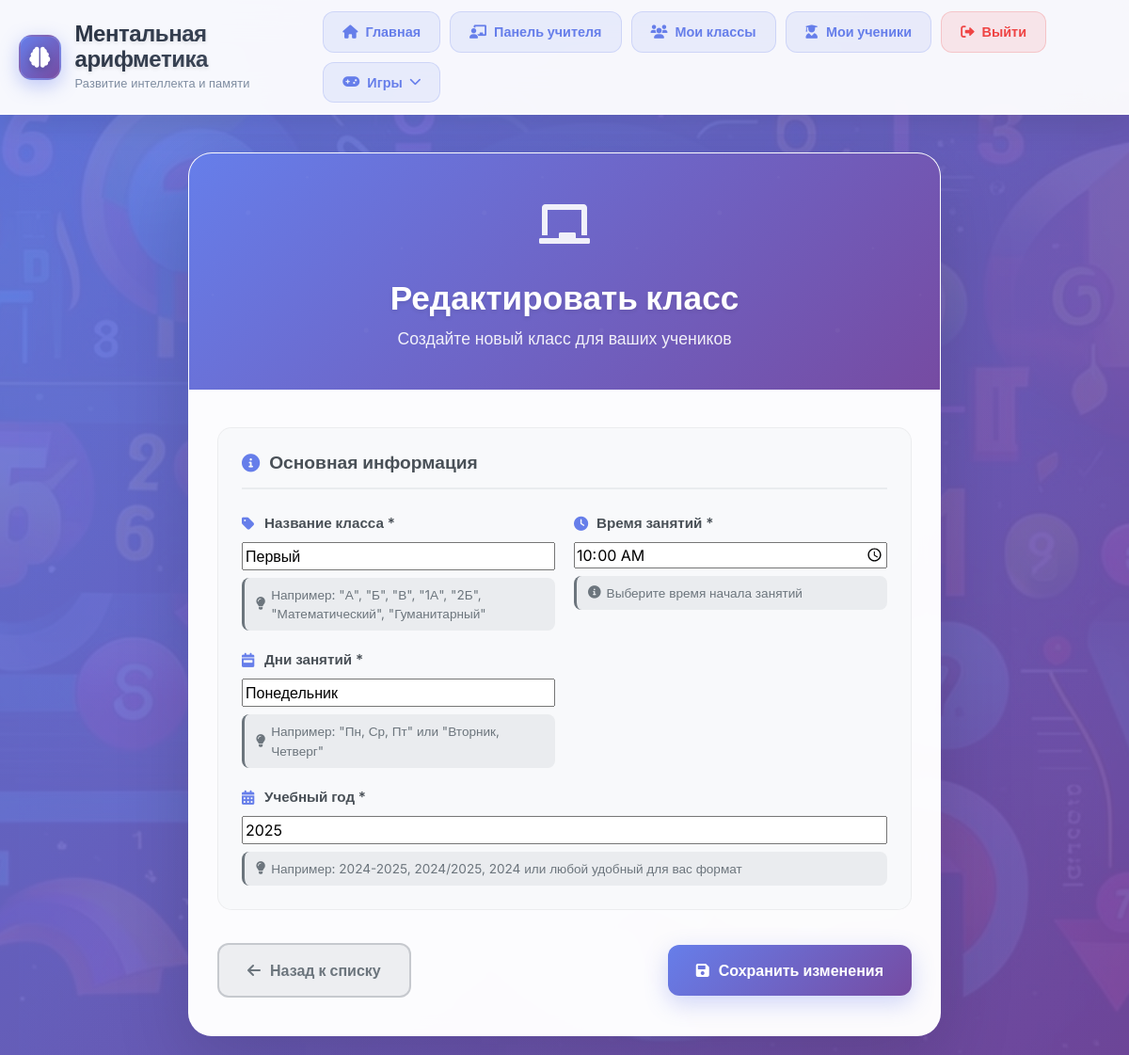
/teacher/classes/1/edit/ (signed in), run on the app's committed database.
### mental_app/models.py (models this page shows, shortened)
class Class(models.Model):
    name = models.CharField(max_length=100, verbose_name='Название класса', help_text='Например: "А", "Б", "В", "1А", "2Б", "Математический", "Гуманитарный"')
    teacher = models.ForeignKey(TeacherProfile, on_delete=models.CASCADE, related_name='classes', verbose_name='Учитель')
    time = models.TimeField(verbose_name='Время занятий', help_text='Время начала занятий')
    days = models.CharField(max_length=100, verbose_name='Дни занятий', help_text='Например: "Пн, Ср, Пт" или "Вторник, Четверг"')
    academic_year = models.CharField(max_length=20, verbose_name='Учебный год', help_text='Например: 2024-2025, 2024/2025, 2024')
    created_at = models.DateTimeField(auto_now_add=True)
    class Meta:
        verbose_name = 'Класс'
        verbose_name_plural = 'Классы'
        unique_together = ['name', 'teacher', 'academic_year']

### mental_app/views.py (the view)
# urls.py: path('teacher/classes/<int:class_id>/edit/', views.class_edit, name='class_edit'),
@login_required
def class_edit(request, class_id):
    try:
        teacher_profile = request.user.teacher_profile
        if teacher_profile.status != 'approved':
            return HttpResponseForbidden('Доступ запрещен')
        class_obj = get_object_or_404(Class, id=class_id, teacher=teacher_profile)
        if request.method == 'POST':
            form = ClassForm(request.POST, instance=class_obj)
            if form.is_valid():
                form.save()
                messages.success(request, 'Класс успешно обновлен!')
                return redirect('class_list')
        else:
            form = ClassForm(instance=class_obj)
        return render(request, 'class_form.html', {'form': form, 'title': 'Редактировать класс', 'class_obj': class_obj})
    except TeacherProfile.DoesNotExist:
        return HttpResponseForbidden('Доступ запрещен')

### mental_app/forms.py
class ClassForm(forms.ModelForm):
    class Meta:
        model = Class
        fields = ['name', 'time', 'days', 'academic_year']
        widgets = {
            'name': forms.TextInput(attrs={
                'placeholder': 'Например: А, Б, В, 1А, 2Б, Математический'
            }),
            'time': forms.TimeInput(attrs={
                'type': 'time',
                'placeholder': 'Выберите время'
            }),
            'days': forms.TextInput(attrs={
                'placeholder': 'Например: Пн, Ср, Пт или Вторник, Четверг'
            }),
            'academic_year': forms.TextInput(attrs={
                'placeholder': '2024-2025, 2024/2025, 2024 или любой формат'
            })
        }

### templates/class_form.html (shortened to what this page needs)
{% extends 'base.html' %}
{% block content %}
<div class="class-form-container">
    <div class="class-form-card">
        <div class="form-header">
            <div class="header-icon">
                <i class="fas fa-chalkboard"></i>
            </div>
            <h2>{{ title }}</h2>
            <p class="header-subtitle">Создайте новый класс для ваших учеников</p>
        </div>
        <div class="form-body">
            <form method="post" class="class-form">
                <div class="form-section">
                    <h4 class="section-title">
                        <i class="fas fa-info-circle"></i>
                        Основная информация
                    </h4>
                    <div class="form-row">
                        <div class="form-group">
                            <label for="{{ form.name.id_for_label }}" class="form-label">
                                <i class="fas fa-tag"></i>
                                Название класса *
                            </label>
                            {{ form.name }}
                            <div class="help-text">
                                <i class="fas fa-lightbulb"></i>
                                Например: "А", "Б", "В", "1А", "2Б", "Математический", "Гуманитарный"
                            </div>
                        </div>
                        <div class="form-group">
                            <label for="{{ form.time.id_for_label }}" class="form-label">
                                <i class="fas fa-clock"></i>
                                Время занятий *
                            </label>
                            {{ form.time }}
                            <div class="help-text">
                                <i class="fas fa-info-circle"></i>
                                Выберите время начала занятий
                            </div>
                        </div>
                        <div class="form-group">
                            <label for="{{ form.days.id_for_label }}" class="form-label">
                                <i class="fas fa-calendar-week"></i>
                                Дни занятий *
                            </label>
                            {{ form.days }}
                            <div class="help-text">
                                <i class="fas fa-lightbulb"></i>
                                Например: "Пн, Ср, Пт" или "Вторник, Четверг"
                            </div>
                        </div>
                    </div>
                    <div class="form-group full-width">
                        <label for="{{ form.academic_year.id_for_label }}" class="form-label">
                            <i class="fas fa-calendar-alt"></i>
                            Учебный год *
                        </label>
                        {{ form.academic_year }}
                        <div class="help-text">
                            <i class="fas fa-lightbulb"></i>
                            Например: 2024-2025, 2024/2025, 2024 или любой удобный для вас формат
                        </div>
                    </div>
                </div>
                <div class="form-actions">
                    <a href="{% url 'class_list' %}" class="btn-secondary">
                        <i class="fas fa-arrow-left"></i>
                        Назад к списку
                    </a>
                    <button type="submit" class="btn-primary">
                        {% if class_obj %}
                            <i class="fas fa-save"></i>
                            Сохранить изменения
                        {% else %}
                            <i class="fas fa-plus"></i>
                            Создать класс
                        {% endif %}
                    </button>
                </div>
            </form>
        </div>
    </div>
</div>
{% endblock %}

### static/styles.css (style rules this page uses)
:root { --primary-color: #667eea; --primary-gradient: linear-gradient(135deg, #667eea 0%, #764ba2 100%); --secondary-color: #6c757d; --info-color: #17a2b8; --success-color: #28a745; --warning-color: #ffc107; --danger-color: #dc3545; --text-primary: #2d3748; --text-secondary: #4a5568; --text-muted: #718096; --bg-white: rgba(255, 255, 255, 0.95); --border-radius: 12px; --box-shadow: 0 8px 32px rgba(0, 0, 0, 0.1); --transition: all 0.3s ease; }
.btn-primary, .btn-secondary, .btn-info, .btn-danger, .btn-success, .btn-warning { padding: 14px 28px; border-radius: var(--border-radius); font-weight: 600; font-size: 1rem; text-decoration: none; display: inline-flex; align-items: center; gap: 10px; transition: var(--transition); border: none; cursor: pointer; min-width: 140px; justify-content: center; }
.btn-primary { background: var(--primary-gradient); color: white; box-shadow: 0 4px 15px rgba(102, 126, 234, 0.3); }
.btn-secondary { background: rgba(108, 117, 125, 0.1); color: var(--secondary-color); border: 2px solid rgba(108, 117, 125, 0.3); }
.form-label { font-weight: 600; color: var(--text-secondary); margin-bottom: 8px; }

### templates/base.html (style rules this page uses)
body { margin: 0; font-family: 'Inter', sans-serif; color: #333; background: linear-gradient(135deg, #667eea 0%, #764ba2 100%); min-height: 100vh; position: relative; overflow-x: hidden; width: 100%; max-width: 100vw; }
html { overflow-x: hidden; width: 100%; max-width: 100vw; }
body::before { content: ''; position: fixed; top: 0; left: 0; width: 100%; height: 100%; background: url('/static/фон.jpg') no-repeat center center; background-size: cover; opacity: 0.08; z-index: -1; }
.btn-primary, .btn-secondary, .btn-info, .btn-danger, .btn-success, .btn-warning { padding: 14px 28px; border-radius: 12px; font-weight: 600; font-size: 1rem; text-decoration: none; display: inline-flex; align-items: center; gap: 10px; transition: all 0.3s ease; border: none; cursor: pointer; min-width: 140px; justify-content: center; }
.btn-primary { background: linear-gradient(135deg, #667eea 0%, #764ba2 100%); color: white; box-shadow: 0 4px 15px rgba(102, 126, 234, 0.3); }
.btn-secondary { background: rgba(108, 117, 125, 0.1); color: #6c757d; border: 2px solid rgba(108, 117, 125, 0.3); }
.form-label { font-weight: 600; color: #4a5568; margin-bottom: 8px; }
* { box-sizing: border-box; max-width: 100%; }
html { scrollbar-width: none; }
body { -ms-overflow-style: none; }

### data on the page
Class: name "Первый", time "10:00:00", days "Понедельник", academic_year "2025"

### other printed values
{{ title }} "Редактировать класс"
